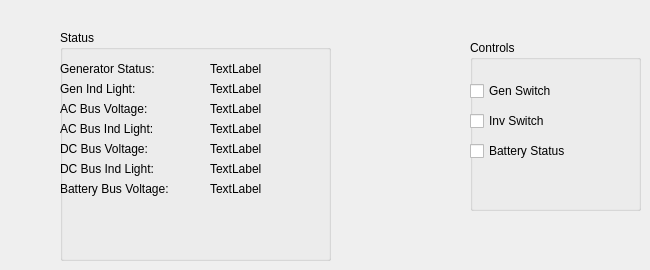
    <widget class="QWidget" name="tab_4">
     <attribute name="title">
      <string>ElectricalSystem</string>
     </attribute>
     <widget class="QGroupBox" name="groupBox_2">
      <property name="geometry">
       <rect>
        <x>60</x>
        <y>30</y>
        <width>271</width>
        <height>231</height>
       </rect>
      </property>
      <property name="title">
       <string>Status</string>
      </property>
      <widget class="QLabel" name="label">
       <property name="geometry">
        <rect>
         <x>0</x>
         <y>30</y>
         <width>121</width>
         <height>17</height>
        </rect>
       </property>
       <property name="text">
        <string>Generator Status:</string>
       </property>
      </widget>
      <widget class="QLabel" name="label_4">
       <property name="geometry">
        <rect>
         <x>0</x>
         <y>50</y>
         <width>101</width>
         <height>17</height>
        </rect>
       </property>
       <property name="text">
        <string>Gen Ind Light:</string>
       </property>
      </widget>
      <widget class="QLabel" name="label_5">
       <property name="geometry">
        <rect>
         <x>0</x>
         <y>70</y>
         <width>111</width>
         <height>17</height>
        </rect>
       </property>
       <property name="text">
        <string>AC Bus Voltage:</string>
       </property>
      </widget>
      <widget class="QLabel" name="label_13">
       <property name="geometry">
        <rect>
         <x>0</x>
         <y>90</y>
         <width>121</width>
         <height>17</height>
        </rect>
       </property>
       <property name="text">
        <string>AC Bus Ind Light:</string>
       </property>
      </widget>
      <widget class="QLabel" name="label_14">
       <property name="geometry">
        <rect>
         <x>0</x>
         <y>110</y>
         <width>111</width>
         <height>17</height>
        </rect>
       </property>
       <property name="text">
        <string>DC Bus Voltage:</string>
       </property>
      </widget>
      <widget class="QLabel" name="label_15">
       <property name="geometry">
        <rect>
         <x>0</x>
         <y>130</y>
         <width>121</width>
         <height>17</height>
        </rect>
       </property>
       <property name="text">
        <string>DC Bus Ind Light:</string>
       </property>
      </widget>
      <widget class="QLabel" name="label_16">
       <property name="geometry">
        <rect>
         <x>0</x>
         <y>150</y>
         <width>141</width>
         <height>17</height>
        </rect>
       </property>
       <property name="text">
        <string>Battery Bus Voltage:</string>
       </property>
      </widget>
      <widget class="QLabel" name="GeneratorStatusLabel">
       <property name="geometry">
        <rect>
         <x>150</x>
         <y>30</y>
         <width>67</width>
         <height>17</height>
        </rect>
       </property>
       <property name="text">
        <string>TextLabel</string>
       </property>
      </widget>
      <widget class="QLabel" name="GeneratorIndicatorLight">
       <property name="geometry">
        <rect>
         <x>150</x>
         <y>50</y>
         <width>67</width>
         <height>17</height>
        </rect>
       </property>
       <property name="text">
        <string>TextLabel</string>
       </property>
      </widget>
      <widget class="QLabel" name="ACBusVoltageLabel">
       <property name="geometry">
        <rect>
         <x>150</x>
         <y>70</y>
         <width>67</width>
         <height>17</height>
        </rect>
       </property>
       <property name="text">
        <string>TextLabel</string>
       </property>
      </widget>
      <widget class="QLabel" name="ACBusIndicatorLightLabel">
       <property name="geometry">
        <rect>
         <x>150</x>
         <y>90</y>
         <width>67</width>
         <height>17</height>
        </rect>
       </property>
       <property name="text">
        <string>TextLabel</string>
       </property>
      </widget>
      <widget class="QLabel" name="DCBusVoltageLabel">
       <property name="geometry">
        <rect>
         <x>150</x>
         <y>110</y>
         <width>67</width>
         <height>17</height>
        </rect>
       </property>
       <property name="text">
        <string>TextLabel</string>
       </property>
      </widget>
      <widget class="QLabel" name="DCBusIndicatorLightLabel">
       <property name="geometry">
        <rect>
         <x>150</x>
         <y>130</y>
         <width>67</width>
         <height>17</height>
        </rect>
       </property>
       <property name="text">
        <string>TextLabel</string>
       </property>
      </widget>
      <widget class="QLabel" name="BatteryBusVoltageLabel">
       <property name="geometry">
        <rect>
         <x>150</x>
         <y>150</y>
         <width>67</width>
         <height>17</height>
        </rect>
       </property>
       <property name="text">
        <string>TextLabel</string>
       </property>
      </widget>
     </widget>
     <widget class="QGroupBox" name="groupBox_3">
      <property name="geometry">
       <rect>
        <x>470</x>
        <y>40</y>
        <width>171</width>
        <height>171</height>
       </rect>
      </property>
      <property name="title">
       <string>Controls</string>
      </property>
      <widget class="QCheckBox" name="GeneratorSwitch">
       <property name="geometry">
        <rect>
         <x>0</x>
         <y>40</y>
         <width>97</width>
         <height>22</height>
        </rect>
       </property>
       <property name="text">
        <string>Gen Switch</string>
       </property>
      </widget>
      <widget class="QCheckBox" name="InverterSwitch">
       <property name="geometry">
        <rect>
         <x>0</x>
         <y>70</y>
         <width>97</width>
         <height>22</height>
        </rect>
       </property>
       <property name="text">
        <string>Inv Switch</string>
       </property>
      </widget>
      <widget class="QCheckBox" name="BatteryStatus">
       <property name="geometry">
        <rect>
         <x>0</x>
         <y>100</y>
         <width>131</width>
         <height>22</height>
        </rect>
       </property>
       <property name="text">
        <string>Battery Status</string>
       </property>
      </widget>
     </widget>
    </widget>
